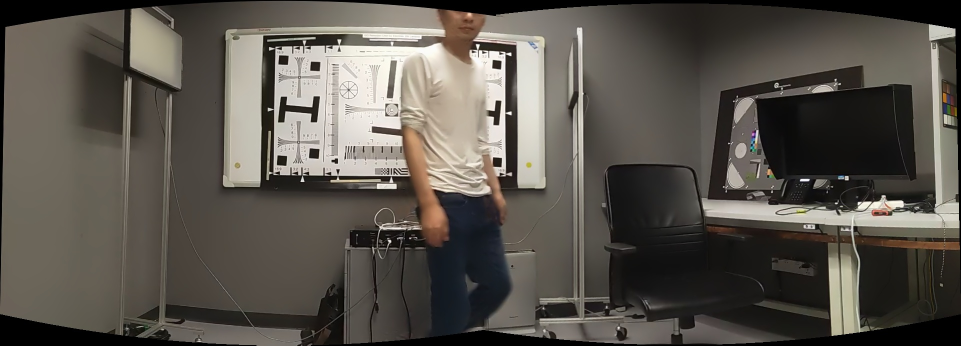
#> input picture stitching/result.jpg, 1922 x 691 px (shown at 1/2 size)
$ python stitching_detailed.py ../../stitching/result.jpg   (older library calls are emulated)
#> lines starting #> are read from the running program, lines starting #| are printed output that depends on the picture
"""Rotation model images stitcher.
stitching_detailed img1 img2 [...imgN] [flags]
Flags:
    --preview
        Run stitching in the preview mode. Works faster than usual mode,
        but output image will have lower resolution.
    --try_cuda (yes|no)
        Try to use CUDA. The default value is 'no'. All default values
        are for CPU mode.
\nMotion Estimation Flags:
    --work_megapix <float>
        Resolution for image registration step. The default is 0.6 Mpx.
    --features (surf|orb|sift)
        Type of features used for images matching. The default is surf.
    --matcher (homography|affine)
        Matcher used for pairwise image matching.
    --estimator (homography|affine)
        Type of estimator used for transformation estimation.
    --match_conf <float>
        Confidence for feature matching step. The default is 0.65 for surf and 0.3 for orb.
    --conf_thresh <float>
        Threshold for two images are from the same panorama confidence.
        The default is 1.0.
    --ba (no|reproj|ray|affine)
        Bundle adjustment cost function. The default is ray.
    --ba_refine_mask (mask)
        Set refinement mask for bundle adjustment. It looks like 'x_xxx',
        where 'x' means refine respective parameter and '_' means don't
        refine one, and has the following format:
        <fx><skew><ppx><aspect><ppy>. The default mask is 'xxxxx'. If bundle
        adjustment doesn't support estimation of selected parameter then
        the respective flag is ignored.
    --wave_correct (no|horiz|vert)
        Perform wave effect correction. The default is 'horiz'.
    --save_graph <file_name>
        Save matches graph represented in DOT language to <file_name> file.
        Labels description: Nm is number of matches, Ni is number of inliers,
        C is confidence.
\nCompositing Flags:
    --warp (affine|plane|cylindrical|spherical|fisheye|stereographic|compressedPlaneA2B1|compressedPlaneA1.5B1|compressedPlanePortraitA2B1|compressedPlanePortraitA1.5B1|paniniA2B1|paniniA1.5B1|paniniPortraitA2B1|paniniPortraitA1.5B1|mercator|transverseMercator)
        Warp surface type. The default is 'spherical'.
    --seam_megapix <float>
        Resolution for seam estimation step. The default is 0.1 Mpx.
    --seam (no|voronoi|gc_color|gc_colorgrad)
        Seam estimation method. The default is 'gc_color'.
    --compose_megapix <float>
        Resolution for compositing step. Use -1 for original resolution.
        The default is -1.
    --expos_comp (no|gain|gain_blocks)
        Exposure compensation method. The default is 'gain_blocks'.
    --blend (no|feather|multiband)
        Blending method. The default is 'multiband'.
    --blend_strength <float>
        Blending strength from [0,100] range. The default is 5.
    --output <result_img>
        The default is 'result.jpg'.
    --timelapse (as_is|crop)
        Output warped images separately as frames of a time lapse movie, with 'fixed_' prepended to input file names.
    --rangewidth <int>
        uses range_width to limit number of images to match with.\n
        """
import numpy as np
import cv2 as cv
import sys
import argparse

parser = argparse.ArgumentParser(description='stitching_detailed')
parser.add_argument('img_names', nargs='+',help='files to stitch',type=str)
parser.add_argument('--preview',help='Run stitching in the preview mode. Works faster than usual mode but output image will have lower resolution.',type=bool,dest = 'preview' )
parser.add_argument('--try_cuda',action = 'store', default = False,help='Try to use CUDA. The default value is no. All default values are for CPU mode.',type=bool,dest = 'try_cuda' )
parser.add_argument('--work_megapix',action = 'store', default = 0.6,help=' Resolution for image registration step. The default is 0.6 Mpx',type=float,dest = 'work_megapix' )
parser.add_argument('--features',action = 'store', default = 'orb',help='Type of features used for images matching. The default is orb.',type=str,dest = 'features' )
parser.add_argument('--matcher',action = 'store', default = 'homography',help='Matcher used for pairwise image matching.',type=str,dest = 'matcher' )
parser.add_argument('--estimator',action = 'store', default = 'homography',help='Type of estimator used for transformation estimation.',type=str,dest = 'estimator' )
parser.add_argument('--match_conf',action = 'store', default = 0.3,help='Confidence for feature matching step. The default is 0.65 for surf and 0.3 for orb.',type=float,dest = 'match_conf' )
parser.add_argument('--conf_thresh',action = 'store', default = 1.0,help='Threshold for two images are from the same panorama confidence.The default is 1.0.',type=float,dest = 'conf_thresh' )
parser.add_argument('--ba',action = 'store', default = 'ray',help='Bundle adjustment cost function. The default is ray.',type=str,dest = 'ba' )
parser.add_argument('--ba_refine_mask',action = 'store', default = 'xxxxx',help='Set refinement mask for bundle adjustment.  mask is "xxxxx"',type=str,dest = 'ba_refine_mask' )
parser.add_argument('--wave_correct',action = 'store', default = 'horiz',help='Perform wave effect correction. The default is "horiz"',type=str,dest = 'wave_correct' )
parser.add_argument('--save_graph',action = 'store', default = None,help='Save matches graph represented in DOT language to <file_name> file.',type=str,dest = 'save_graph' )
parser.add_argument('--warp',action = 'store', default = 'plane',help='Warp surface type. The default is "spherical".',type=str,dest = 'warp' )
parser.add_argument('--seam_megapix',action = 'store', default = 0.1,help=' Resolution for seam estimation step. The default is 0.1 Mpx.',type=float,dest = 'seam_megapix' )
parser.add_argument('--seam',action = 'store', default = 'gc_color',help='Seam estimation method. The default is "gc_color".',type=str,dest = 'seam' )
parser.add_argument('--compose_megapix',action = 'store', default = -1,help='Resolution for compositing step. Use -1 for original resolution.',type=float,dest = 'compose_megapix' )
parser.add_argument('--expos_comp',action = 'store', default = 'no',help='Exposure compensation method. The default is "gain_blocks".',type=str,dest = 'expos_comp' )
parser.add_argument('--blend',action = 'store', default = 'multiband',help='Blending method. The default is "multiband".',type=str,dest = 'blend' )
parser.add_argument('--blend_strength',action = 'store', default = 5,help='Blending strength from [0,100] range.',type=int,dest = 'blend_strength' )
parser.add_argument('--output',action = 'store', default = 'result.jpg',help='The default is "result.jpg"',type=str,dest = 'output' )
parser.add_argument('--timelapse',action = 'store', default = None,help='Output warped images separately as frames of a time lapse movie, with "fixed_" prepended to input file names.',type=str,dest = 'timelapse' )
parser.add_argument('--rangewidth',action = 'store', default = -1,help='uses range_width to limit number of images to match with.',type=int,dest = 'rangewidth' )
args = parser.parse_args()
img_names=args.img_names
print(img_names)
preview = args.preview
try_cuda = args.try_cuda
work_megapix = args.work_megapix
seam_megapix = args.seam_megapix
compose_megapix = args.compose_megapix
conf_thresh = args.conf_thresh
features_type = args.features
matcher_type = args.matcher
estimator_type = args.estimator
ba_cost_func = args.ba
ba_refine_mask = args.ba_refine_mask
wave_correct = args.wave_correct
if wave_correct=='no':
    do_wave_correct= False
else:
    do_wave_correct=True
if args.save_graph is None:
    save_graph = False
else:
    save_graph =True
    save_graph_to = args.save_graph
warp_type = args.warp
if args.expos_comp=='no':
    expos_comp_type = cv.detail.ExposureCompensator_NO
elif  args.expos_comp=='gain':
    expos_comp_type = cv.detail.ExposureCompensator_GAIN
elif  args.expos_comp=='gain_blocks':
    expos_comp_type = cv.detail.ExposureCompensator_GAIN_BLOCKS
else:
    print("Bad exposure compensation method")
    exit

match_conf = args.match_conf
seam_find_type = args.seam
blend_type = args.blend
blend_strength = args.blend_strength
result_name = args.output
if args.timelapse is not None:
    timelapse = True
    if args.timelapse=="as_is":
        timelapse_type = cv.detail.Timelapser_AS_IS
    elif args.timelapse=="crop":
        timelapse_type = cv.detail.Timelapser_CROP
    else:
        print("Bad timelapse method")
        exit()
else:
    timelapse= False
range_width = args.rangewidth
if features_type=='orb':
    finder= cv.ORB.create()
elif features_type=='surf':
    finder= cv.xfeatures2d_SURF.create()
elif features_type=='sift':
    finder= cv.xfeatures2d_SIFT.create()
else:
    print ("Unknown descriptor type")
    exit()
seam_work_aspect = 1
full_img_sizes=[]
features=[]
images=[]
is_work_scale_set = False
is_seam_scale_set = False
is_compose_scale_set = False;
for name in img_names:
    full_img = cv.imread(name)
#> full_img is the input picture: shape (691, 1922, 3); mean B, G, R 77.1, 84.3, 89.2
    if full_img is None:
        print("Cannot read image ",name)
        exit()
    full_img_sizes.append((full_img.shape[1],full_img.shape[0]))
    if work_megapix < 0:
        img = full_img
        work_scale = 1
        is_work_scale_set = True
    else:
        if is_work_scale_set is False:
            work_scale = min(1.0, np.sqrt(work_megapix * 1e6 / (full_img.shape[0]*full_img.shape[1])))
#> work_scale = 0.672
            is_work_scale_set = True
        img = cv.resize(src=full_img, dsize=None, fx=work_scale, fy=work_scale, interpolation=cv.INTER_LINEAR_EXACT)
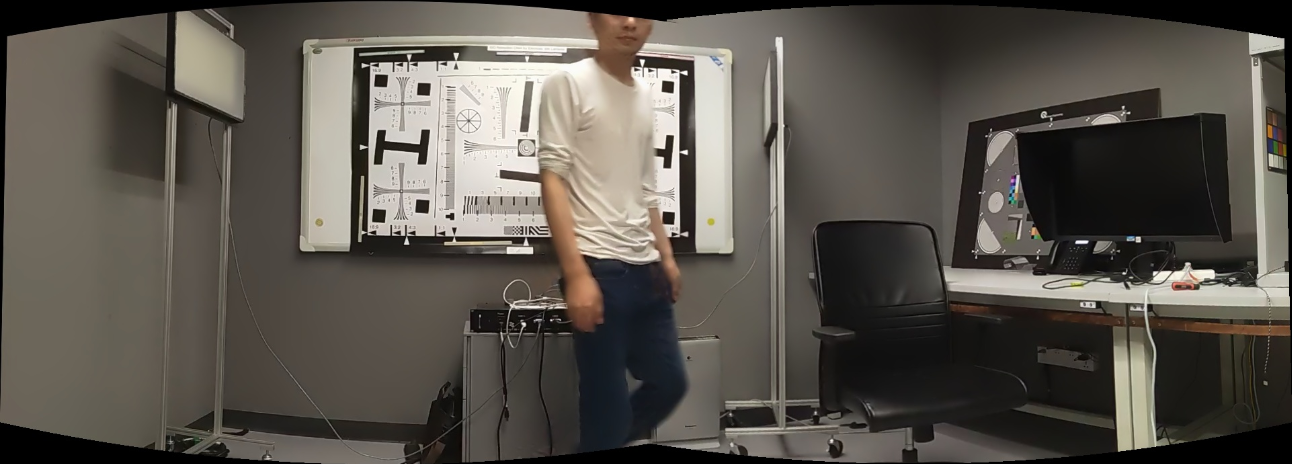
#> img: shape (464, 1292, 3); mean B, G, R 77.1, 84.4, 89.3
    if is_seam_scale_set is False:
        seam_scale = min(1.0, np.sqrt(seam_megapix * 1e6 / (full_img.shape[0]*full_img.shape[1])))
#> seam_scale = 0.274
        seam_work_aspect = seam_scale / work_scale
#> seam_work_aspect = 0.408
        is_seam_scale_set = True
    imgFea= cv.detail.computeImageFeatures2(finder,img)
    features.append(imgFea)
    img = cv.resize(src=full_img, dsize=None, fx=seam_scale, fy=seam_scale, interpolation=cv.INTER_LINEAR_EXACT)
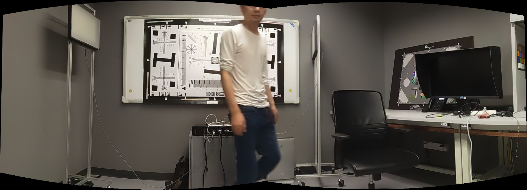
#> img: shape (190, 527, 3); mean B, G, R 77, 84.2, 89.1
    images.append(img)
if matcher_type== "affine":
    matcher = cv.detail.AffineBestOf2NearestMatcher_create(False, try_cuda, match_conf)
elif range_width==-1:
    matcher = cv.detail.BestOf2NearestMatcher_create(try_cuda, match_conf)
else:
    matcher = cv.detail.BestOf2NearestRangeMatcher_create(range_width, try_cuda, match_conf)
p=matcher.apply2(features)
matcher.collectGarbage()
if save_graph:
    f = open(save_graph_to,"w")
#        f.write(matchesGraphAsString(img_names, pairwise_matches, conf_thresh))
    f.close()
indices=cv.detail.leaveBiggestComponent(features,p,0.3)
#> indices = [0]
img_subset =[]
img_names_subset=[]
full_img_sizes_subset=[]
num_images=len(indices)
#> num_images = 1
for i in range(0,num_images):
#> (the run stopped early here; a loop or call above may not have finished)
